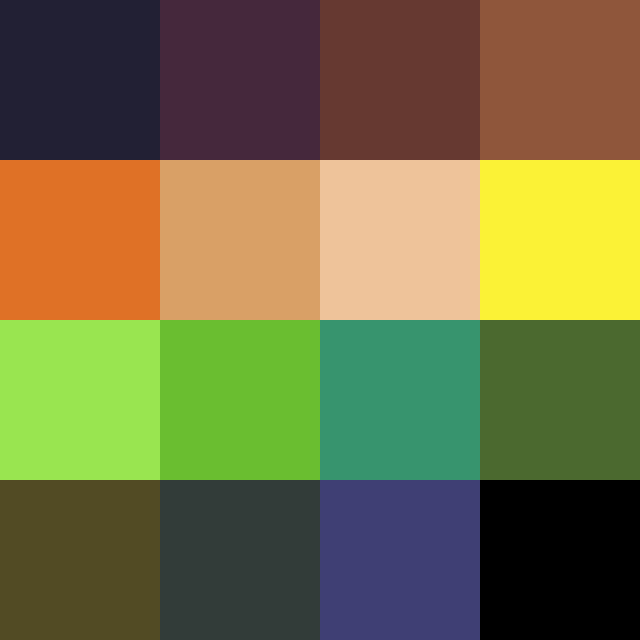

Tiled map render using the project's own tile images. Description and the map definition, with tile-layer contents summarised, below:
An orthogonal 80x80 tile map with 8x8 px tiles, 15 tile layers (Tile Layer 2, Tile Layer 16, Tile Layer 15, Tile Layer 8, ...).

<map version="1.10" tiledversion="1.10.1" orientation="orthogonal" renderorder="right-down" width="80" height="80" tilewidth="8" tileheight="8" infinite="0" nextlayerid="17" nextobjectid="1">
 <tileset firstgid="1" name="debug-tileset" tilewidth="8" tileheight="8" tilecount="16" columns="4">
  <image source="debug-tileset.png" width="32" height="32" />
 </tileset>
 <layer id="1" name="Tile Layer 2" width="80" height="80">
  <data>[6400 cells, 400 non-empty, 1 distinct tile ids]</data>
 </layer>
 <layer id="16" name="Tile Layer 16" width="80" height="80">
  <data>[6400 cells, 400 non-empty, 1 distinct tile ids]</data>
 </layer>
 <layer id="15" name="Tile Layer 15" width="80" height="80">
  <data>[6400 cells, 400 non-empty, 1 distinct tile ids]</data>
 </layer>
 <layer id="8" name="Tile Layer 8" width="80" height="80">
  <data>[6400 cells, 400 non-empty, 1 distinct tile ids]</data>
 </layer>
 <layer id="9" name="Tile Layer 9" width="80" height="80">
  <data>[6400 cells, 400 non-empty, 1 distinct tile ids]</data>
 </layer>
 <layer id="10" name="Tile Layer 10" width="80" height="80">
  <data>[6400 cells, 400 non-empty, 1 distinct tile ids]</data>
 </layer>
 <layer id="11" name="Tile Layer 11" width="80" height="80">
  <data>[6400 cells, 400 non-empty, 1 distinct tile ids]</data>
 </layer>
 <layer id="12" name="Tile Layer 12" width="80" height="80">
  <data>[6400 cells, 400 non-empty, 1 distinct tile ids]</data>
 </layer>
 <layer id="13" name="Tile Layer 13" width="80" height="80">
  <data>[6400 cells, 400 non-empty, 1 distinct tile ids]</data>
 </layer>
 <layer id="14" name="Tile Layer 14" width="80" height="80">
  <data>[6400 cells, 400 non-empty, 1 distinct tile ids]</data>
 </layer>
 <layer id="3" name="Tile Layer 3" width="80" height="80">
  <data>[6400 cells, 400 non-empty, 1 distinct tile ids]</data>
 </layer>
 <layer id="4" name="Tile Layer 4" width="80" height="80">
  <data>[6400 cells, 400 non-empty, 1 distinct tile ids]</data>
 </layer>
 <layer id="5" name="Tile Layer 5" width="80" height="80">
  <data>[6400 cells, 400 non-empty, 1 distinct tile ids]</data>
 </layer>
 <layer id="6" name="Tile Layer 6" width="80" height="80">
  <data>[6400 cells, 400 non-empty, 1 distinct tile ids]</data>
 </layer>
 <layer id="7" name="Tile Layer 7" width="80" height="80">
  <data>[6400 cells, 400 non-empty, 1 distinct tile ids]</data>
 </layer>
</map>
